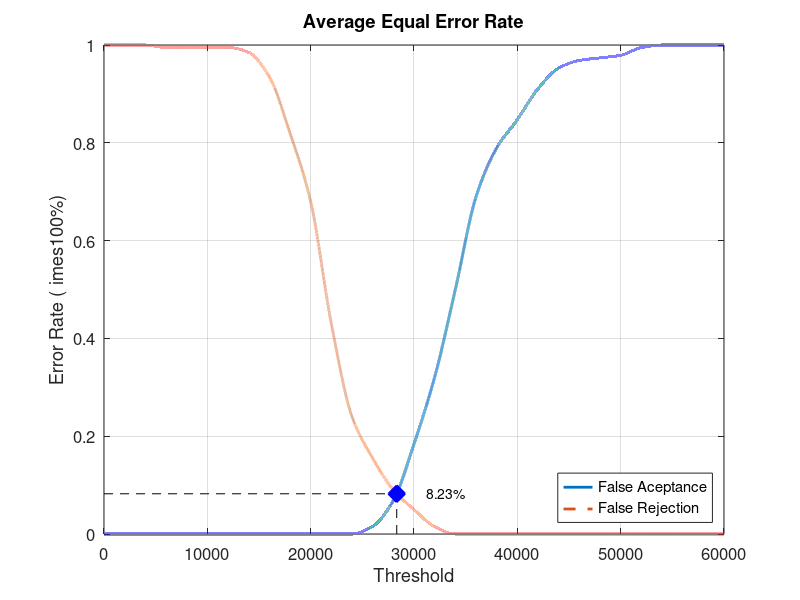
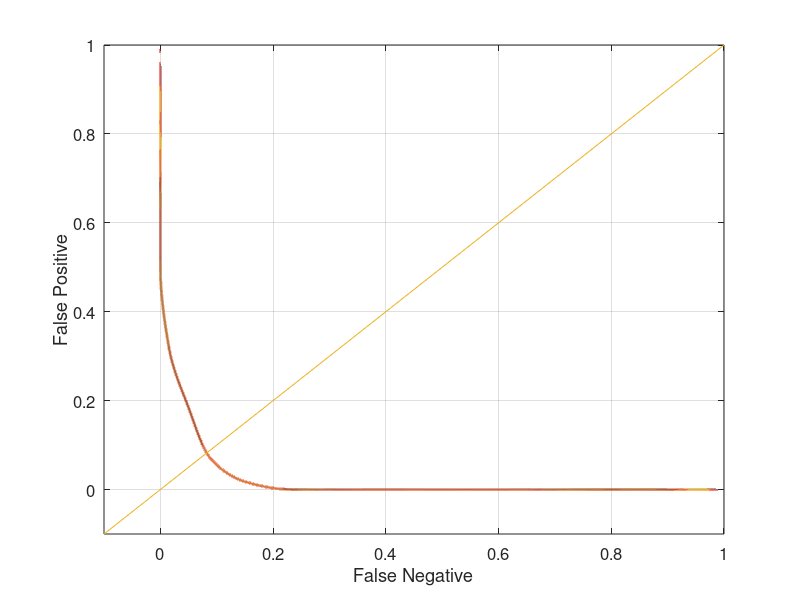

The MATLAB script that drew these images, in order:
close all;
clear;
clc;
x = 0:2000:60000;
xq = 0:0.5:60000;

y0 = [0 0 0 0 0 0 0 0 0 0 0 0 0 0.0157895 0.0684211 0.184211 0.321053 0.5 0.689474 0.789474 0.847368 0.910526 0.952632 0.968421 0.973684 0.978947 0.994737 1 1 1 1]
yy0 = interp1(x, y0, xq, 'pchip');
y1 = [1 1 1 0.995 0.995 0.995 0.995 0.985 0.935 0.82 0.68 0.43 0.24 0.155 0.09 0.05 0.015 0 0 0 0 0 0 0 0 0 0 0 0 0 0]
yy1 = interp1(x, y1, xq, 'pchip');

% Calculating EER: 
y2 = abs(y0 - y1);
find(y2 == min(y2))
yy2 = abs(yy0 - yy1);
xEER = find(yy2 == min(yy2));
xEERIndex = xq(xEER) % X-axis EER
yEER = yy0(xEER) % Y-axis EER

main = figure
plot(xq, yy0,'-','LineWidth', 2);	hold on
plot(xq, yy1,'--','LineWidth', 2);	hold on
plot([xEERIndex xEERIndex], [0 yEER], 'k--');	hold on
plot([0 xEERIndex], [yEER yEER], 'k--');	hold on
plot(xEERIndex, yEER, 'bx', 'LineWidth', 10);	hold on
text(xEERIndex + 10 * xEERIndex / 100, yEER, [num2str(round((10000 * yEER)) / 100) '%'])
legend('False Aceptance', 'False Rejection', 'Location', 'SouthEast')
xlabel('Threshold')
ylabel('Error Rate (	imes100%)')
title('Average Equal Error Rate')
set(gca, 'FontSize', 12)
axis([0 60000 0 1])
grid on

print(main, 'Database5_2Main', '-dpng');
FNRxFPR = figure('Color', [1 1 1]);
plot(yy1, yy0, '-', yy1, yy0, 'LineWidth', 2);
hold on
y = -0.1:0.1:1
plot(y, y); 
set(gca, 'FontSize', 12)
xlabel('False Negative')
ylabel('False Positive')
axis([-0.1 1 -0.1 1])
set(gca, 'FontSize', 12)
grid on

print(FNRxFPR, 'Database5_2FNRxFPR','-dpng');
